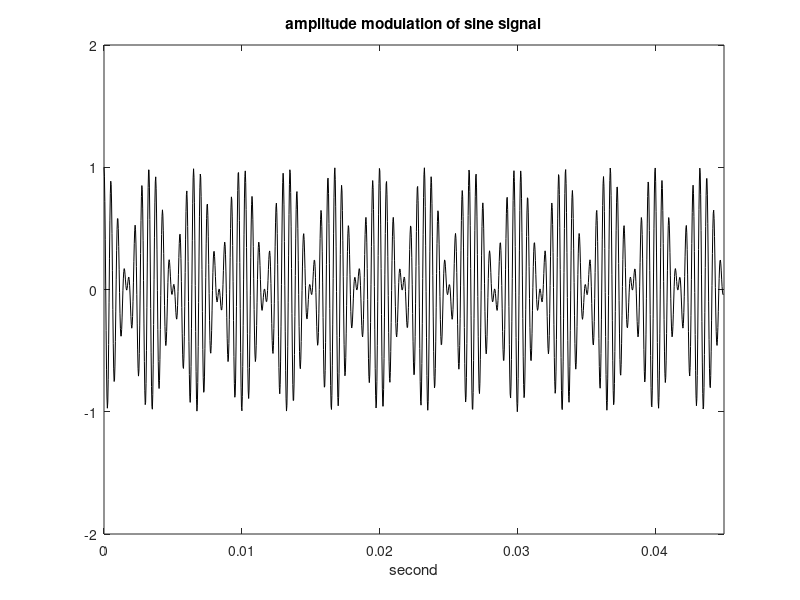

Reproduce this figure in MATLAB.
fa = 150; wa = 2*pi*fa;
fc = 2000; wc = 2*pi*fc;
fs = 16*2048;
tiv = 1/fs;
t = 0:tiv:(0.045-tiv);
MD = 1;
A = MD*cos(wa*t);
y = A.*cos(wc*t);
plot(t,y,'k');
axis([0 0.045 -2 2]);
xlabel('second');
title('amplitude modulation of sine signal');
